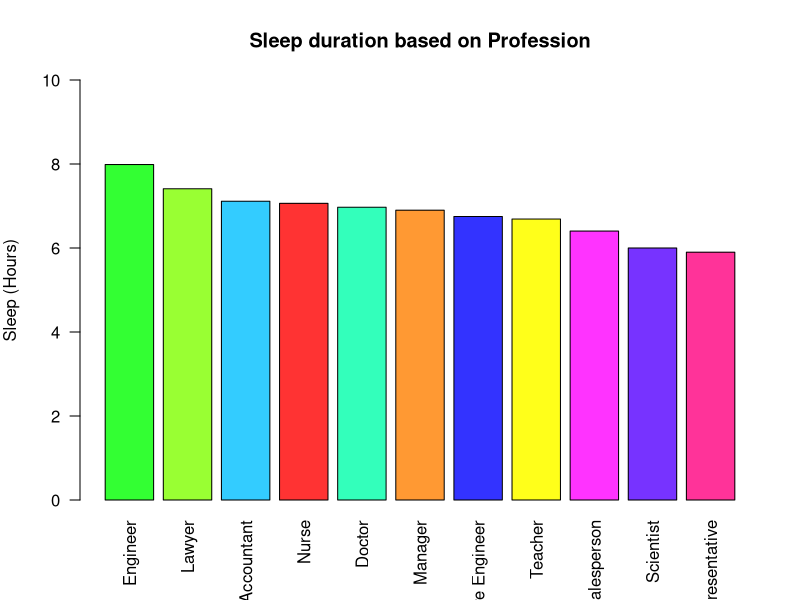
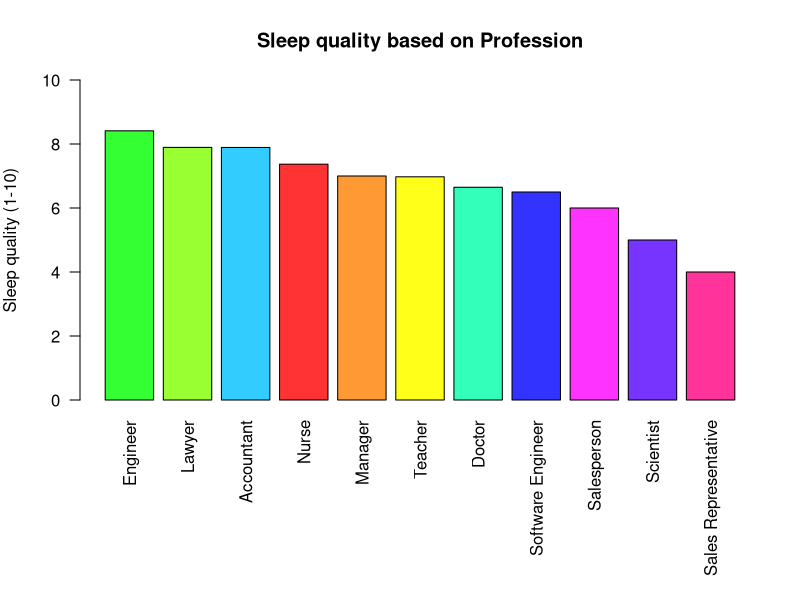
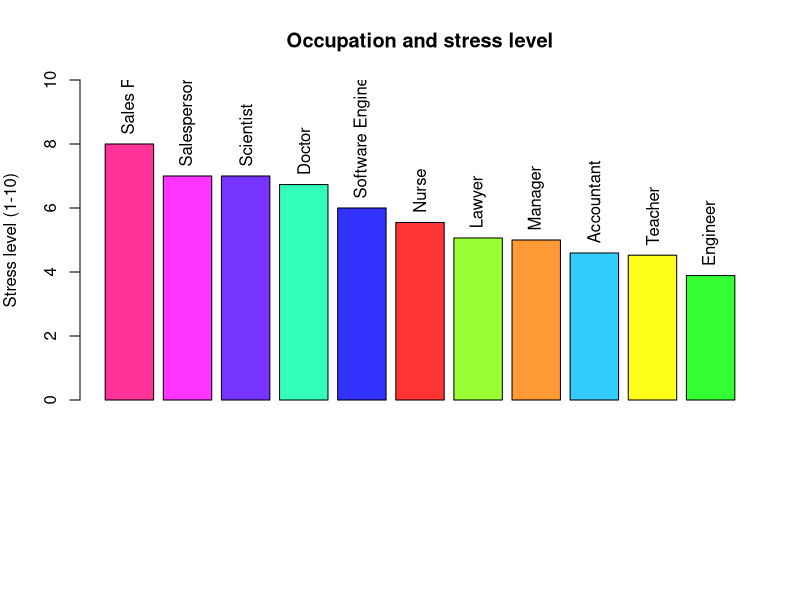
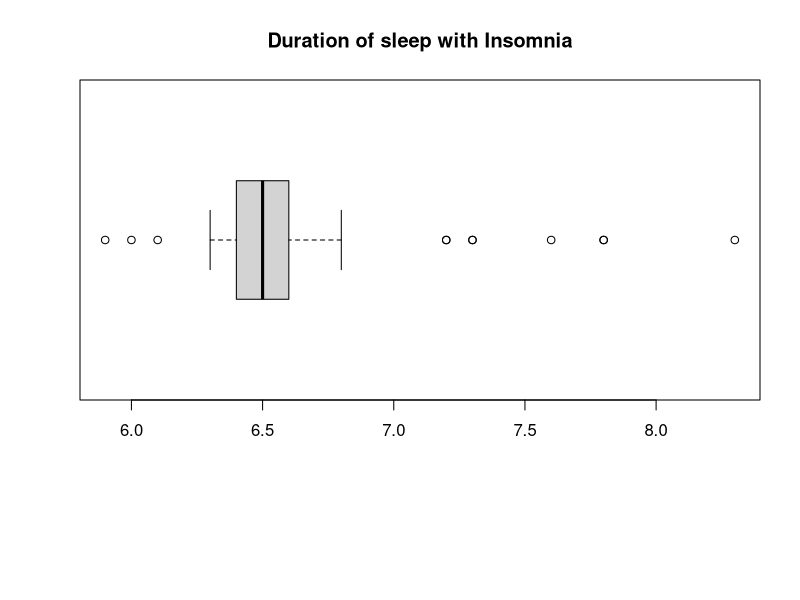
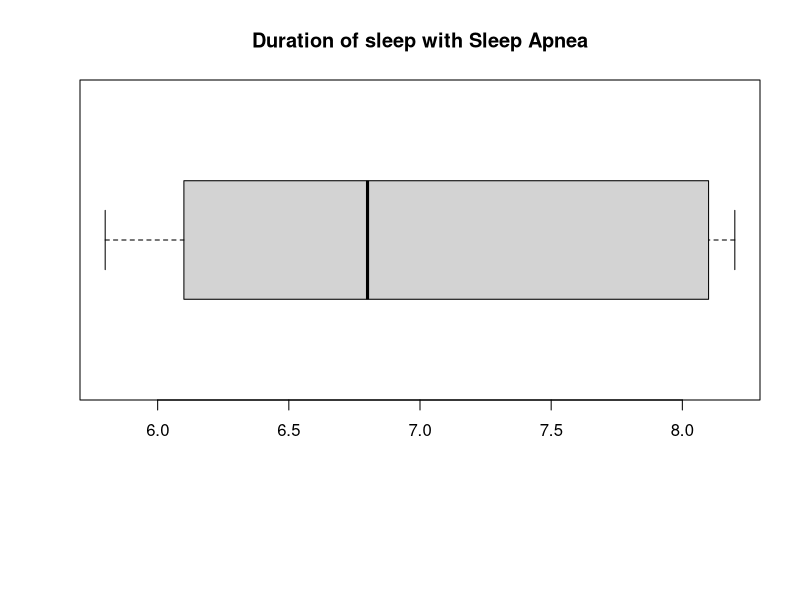

Here is the R script that generated these plots, in order:
## ---- chunk 1
#install.packages("ggplot2")
#library("ggplot2")
## ---- chunk 2
#Reading the file 
sleep<-read.csv("sleep.csv")


## ---- chunk 3
#Types of Jobs at a study 
unique(sleep$occupation)

#Types of Sleep disorders in the study 
unique(sleep$sleep_disorder)


#Range of sleep quality 
sort(unique(sleep$sleep_quality))

#Sample size 
print(sample_size<-length(sleep$gender))

#Mean of sleep time
print(mean_sleepdur<-mean(sleep$sleep_duration))


## ---- chunk 4
coljack<- matrix(c("#33ccff","#33ffbb","#33ff33","#99ff33","#ff9933","#ff3333","#ff3399","#ff33ff","#7733ff","#3333ff","#ffff1a"), nrow=11)

sleepocdu<-aggregate( sleep_duration ~ occupation, data = sleep, FUN = mean) 
sleepocdu<-cbind(sleepocdu,coljack)
sleepocdu <- sleepocdu[order(-sleepocdu$sleep_duration),]
print(sleepocdu)

par(mar = c(5, 4, 4, 2))  

bpsd <- barplot(
  sleepocdu$sleep_duration, col = sleepocdu$coljack, main = "Sleep duration based on Profession", axis.lty = 0, ylim = c(0, 10), ylab = "Sleep (Hours)", names.arg = sleepocdu$occupation, las=2
)

  
  


## ---- chunk 5

sleepocqw<-aggregate( sleep_quality ~ occupation, data = sleep, FUN = mean)
sleepocqw<-cbind(sleepocqw,coljack)
sleepocqw <- sleepocqw[order(-sleepocqw$sleep_quality),]
print(sleepocqw)
par(mar = c(10, 4, 4, 2))
barplot(sleepocqw$sleep_quality,
        names.arg = sleepocqw$occupation,
        col = sleepocqw$coljack,
        main = "Sleep quality based on Profession",
        axis.lty = 0,
        las=2,
        ylim = c(0,10),
        ylab = "Sleep quality (1-10)"
        
        )
        


## ---- chunk 6
sleepocst<-aggregate(stress_level ~ occupation, data = sleep, FUN = mean )
sleepocst<-cbind(sleepocst,coljack)
sleepocst<-sleepocst[order(-sleepocst$stress_level),]
print(sleepocst)

bpst<-barplot(sleepocst$stress_level, col = sleepocst$coljack,  main = "Occupation and stress level", ylab = "Stress level (1-10)", ylim = c(0,10), )

text(x = bpst, y = sleepocst$stress_level + 0.3, labels = sleepocst$occupation, srt = 90,adj = 0,cex = 1
)
## ---- chunk 7
#| label: Sleep Disorder
table(sleep$sleep_disorder)
## ---- chunk 8
sleep_male<-sleep[sleep$gender %in% c("Male"),]
#Male
table(sleep_male$sleep_disorder)

sleep_female<-sleep[sleep$gender %in% c("Female"),]
#Female
table(sleep_female$sleep_disorder)

## ---- chunk 9

sleepocst_Male<-aggregate(stress_level ~ occupation, data = sleep_male, FUN = mean )
sleepocst_Male<-sleepocst_Male[order(-sleepocst_Male$stress_level),]
print(sleepocst_Male)


## ---- chunk 10
sleepocst_Female<-aggregate(stress_level ~ occupation, data = sleep_female, FUN = mean )
sleepocst_Female<-sleepocst_Female[order(-sleepocst_Female$stress_level),]
print(sleepocst_Female)



## ---- chunk 11
sleepocqw_male<-aggregate( sleep_quality ~ occupation, data = sleep_male, FUN = mean)
sleepocqw_male <- sleepocqw_male[order(-sleepocqw_male$sleep_quality),]
print(sleepocqw_male)


## ---- chunk 12
sleepocqw_female<-aggregate( sleep_quality ~ occupation, data = sleep_female, FUN = mean)
sleepocqw_female <- sleepocqw_female[order(-sleepocqw_female$sleep_quality),]
print(sleepocqw_female)



## ---- chunk 13
print(cor(sleep$sleep_quality,sleep$stress_level))

## ---- chunk 14

 sleep_male_insomnia<-sleep_male[sleep_male$sleep_disorder %in% c("Insomnia"),]
print(length(sleep_male_insomnia$gender)/length(sleep_male$gender)*100)

## ---- chunk 15
print(mean(sleep_male_insomnia$daily_steps))
## ---- chunk 16
sleep_insomnia<-sleep[sleep$sleep_disorder %in% c("Insomnia"),]
summary(sleep_insomnia$sleep_duration)
boxplot(sleep_insomnia$sleep_duration, horizontal = TRUE, main = "Duration of sleep with Insomnia")




sleep_apnea<-sleep[sleep$sleep_disorder %in% c("Sleep Apnea"),]
print(summary(sleep_apnea$sleep_duration))

boxplot(sleep_apnea$sleep_duration, horizontal = TRUE,main = "Duration of sleep with Sleep Apnea")
